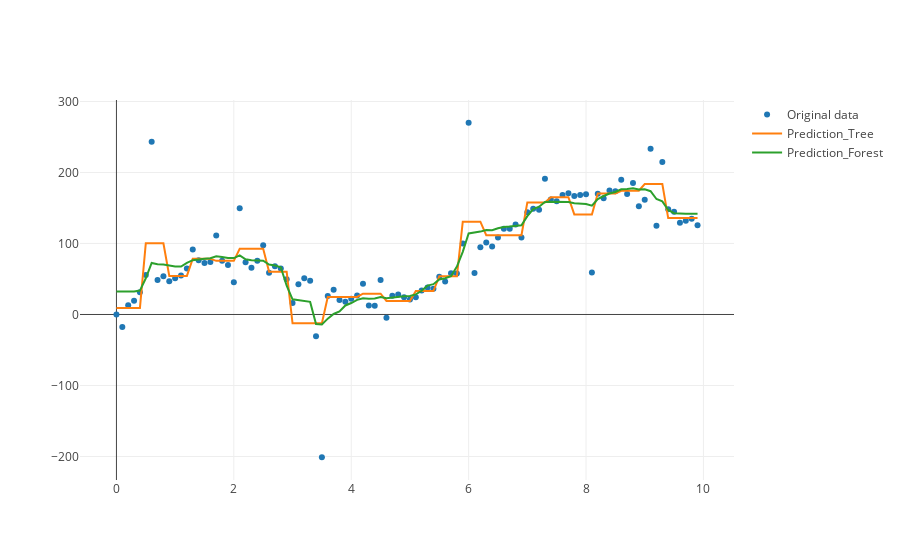

The notebook cell this image was saved under:
### Code cell
# set the parameter for minimal number of data points in leaf nodes
n_leafs = 4

# initialize the model object instance
clf = DecisionTreeRegressor(min_samples_leaf = n_leafs)
# fit the model
clf = clf.fit(X.reshape(-1,1), Y)
# make the prediction for the data on which the model was fitted
Y_hat = clf.predict(X.reshape(-1,1))

# FORESTS MODEL
# initialize the model object instance
clf_forest = RandomForestRegressor(n_estimators = 1000, min_samples_leaf = n_leafs)
# fit the model
clf_forest = clf_forest.fit(X.reshape(-1,1), Y)
# make the prediction for the data on which the model was fitted
Y_hat_forest = clf_forest.predict(X.reshape(-1,1))

# plot the data & fitted values with plotly
trace0 = go.Scatter(x=X, y=Y, mode = 'markers', name = 'Original data')
trace1 = go.Scatter(x=X, y=Y_hat, name = 'Prediction_Tree')
trace2 = go.Scatter(x=X, y=Y_hat_forest, name = 'Prediction_Forest')
data = [trace0, trace1, trace2]
iplot(data)
